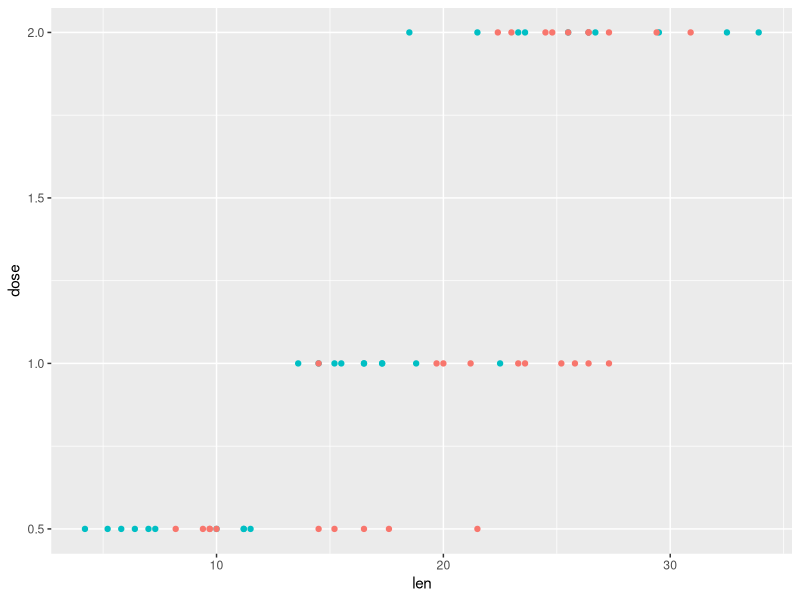
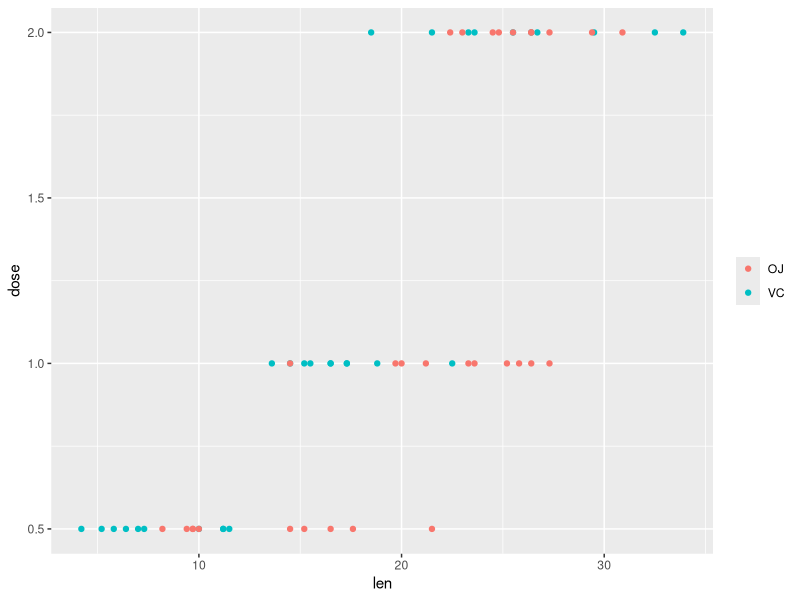
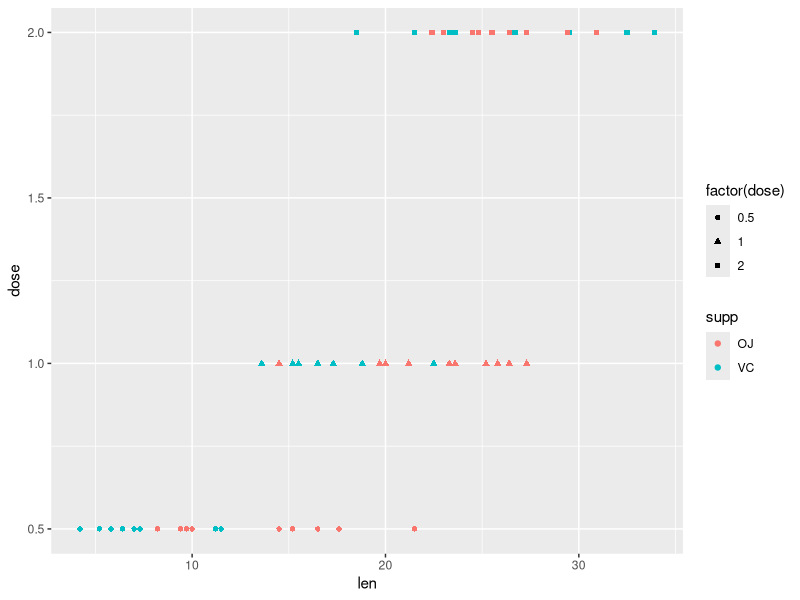
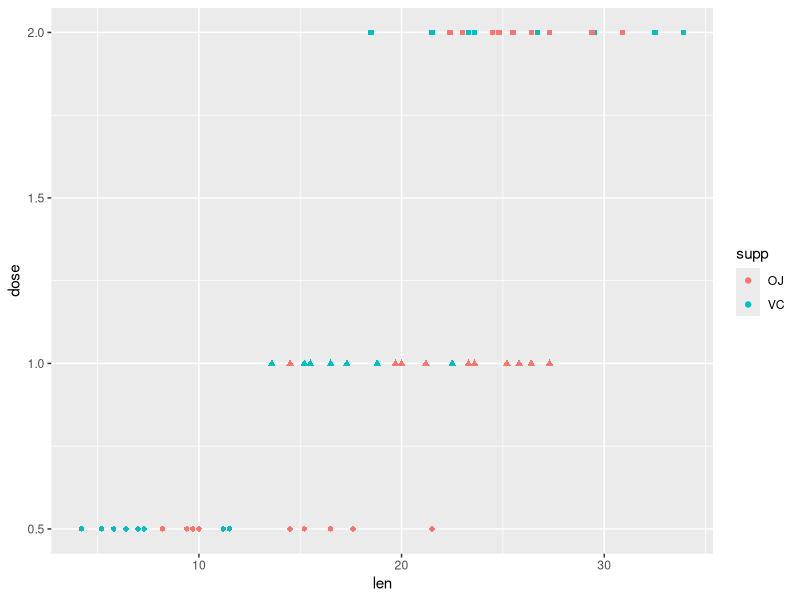

Write the R code that produced these figures, in order.
## ---- chunk 1
library(ggplot2)
library(tidyverse)
## ---- chunk 2

vars_to_drop <- c('Wind', 'Temp')
airquality <- airquality %>% 
  select(-one_of(vars_to_drop))

## ---- chunk 3
ggplot(ToothGrowth, aes(x=len, y=dose, colour=supp)) + geom_point() + 
  theme(legend.position = 'none')
## ---- chunk 4
ggplot(ToothGrowth, aes(x=len, y=dose, colour=supp)) + geom_point() + 
  theme(legend.title = element_blank())
## ---- chunk 5
ggplot(ToothGrowth, aes(x=len, y=dose, colour=supp, shape=factor(dose))) + geom_point() 
## ---- chunk 6
ggplot(ToothGrowth, aes(x=len, y=dose, colour=supp, shape=factor(dose))) + geom_point() + scale_shape(guide=FALSE)
